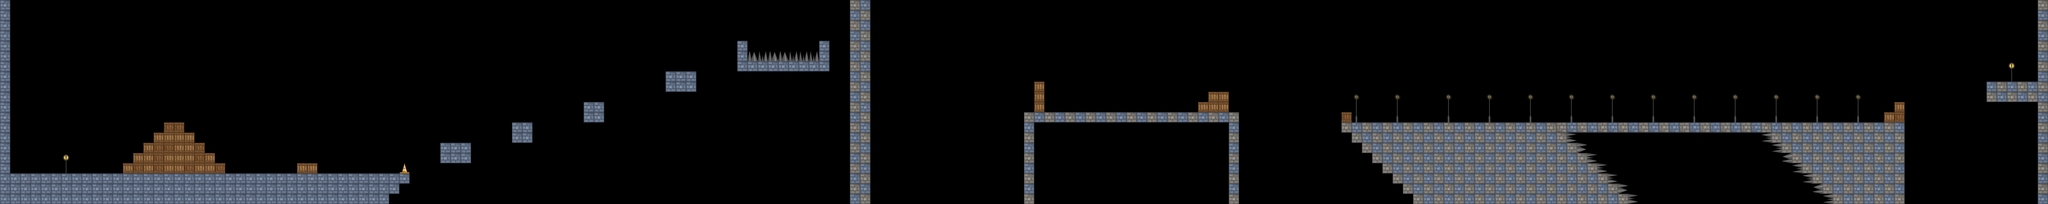

Tiled map render using the project's own tile images. Description and the map definition, with tile-layer contents summarised, below:
An orthogonal 200x20 tile map with 32x32 px tiles, 1 tile layer (Tile Layer 1) and 14 objects (11x slime, goal, benny, spawnpoint).

<map version="1.0" tiledversion="1.1.4" orientation="orthogonal" renderorder="right-down" width="200" height="20" tilewidth="32" tileheight="32" infinite="0" nextobjectid="15">
 <tileset firstgid="1" name="tiles" tilewidth="32" tileheight="32" tilecount="28" columns="7">
  <image source="tiles.png" width="224" height="128" />
  <tile id="0">
   <properties>
    <property name="blocked" value="" />
   </properties>
  </tile>
  <tile id="3">
   <properties>
    <property name="spikes" value="" />
   </properties>
  </tile>
  <tile id="7">
   <properties>
    <property name="blocked" value="" />
   </properties>
  </tile>
  <tile id="14">
   <properties>
    <property name="blocked" value="" />
   </properties>
  </tile>
  <tile id="21">
   <properties>
    <property name="blocked" value="" />
   </properties>
  </tile>
  <tile id="23">
   <properties>
    <property name="blocked" value="" />
   </properties>
  </tile>
  <tile id="26">
   <properties>
    <property name="spikes" value="" />
   </properties>
  </tile>
 </tileset>
 <layer name="Tile Layer 1" width="200" height="20">
  <data>[4000 cells, 655 non-empty, 11 distinct tile ids]</data>
 </layer>
 <objectgroup name="objects">
  <object id="1" name="slime" x="743" y="502" width="43" height="23">
   <properties>
    <property name="green" value="" />
   </properties>
  </object>
  <object id="2" name="slime" x="3629" y="302" width="41" height="30">
   <properties>
    <property name="green" value="" />
   </properties>
  </object>
  <object id="3" name="slime" x="3405" y="295" width="48" height="34">
   <properties>
    <property name="pink" value="" />
   </properties>
  </object>
  <object id="4" name="slime" x="4585" y="350" width="45" height="25">
   <properties>
    <property name="green" value="" />
   </properties>
  </object>
  <object id="5" name="slime" x="4301" y="347" width="45" height="25">
   <properties>
    <property name="green" value="" />
   </properties>
  </object>
  <object id="6" name="slime" x="4832" y="355" width="45" height="25">
   <properties>
    <property name="green" value="" />
   </properties>
  </object>
  <object id="7" name="slime" x="5069" y="341" width="45" height="25">
   <properties>
    <property name="green" value="" />
   </properties>
  </object>
  <object id="8" name="slime" x="5353" y="343" width="45" height="25">
   <properties>
    <property name="green" value="" />
   </properties>
  </object>
  <object id="9" name="slime" x="5492" y="346" width="45" height="25">
   <properties>
    <property name="green" value="" />
   </properties>
  </object>
  <object id="10" name="slime" x="5646" y="345" width="45" height="25">
   <properties>
    <property name="green" value="" />
   </properties>
  </object>
  <object id="11" name="slime" x="5818" y="342" width="45" height="25">
   <properties>
    <property name="blue" value="" />
   </properties>
  </object>
  <object id="12" name="goal" x="6255" y="6" width="73" height="261" />
  <object id="13" name="benny" x="6311" y="191" width="28" height="48" />
  <object id="14" name="spawnpoint" x="78" y="492" width="29" height="47" />
 </objectgroup>
</map>
